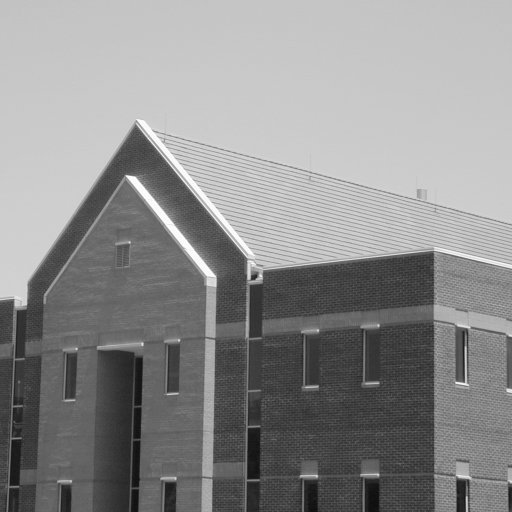
%> input picture tsbb08/labb7/lab7files/hus.tif, 512 x 512 px
$ octave MagnGradSobel.m   (GNU Octave 9; MATLAB toolbox functions it lacks are replaced by stand-ins)
%> lines starting %> are read from the running program, lines starting %| are printed output that depends on the picture; in (x1, y1, x2, y2) boxes, pixels count from 0 and x2, y2 are one past the last pixel; in counts of white or black regions, pixels touching at a corner belong together; the program's own positions count from 1
Im = double(imread('hus.tif'));
%> Im: size 512x512 double; min 12, max 253, mean 140.6; mean of the top-left, top-right, bottom-left and bottom-right quarters 181.6, 196.9, 93.1, 90.9

sobelx = [1 0 -1; 2 0 -2; 1 0 -1] /8;
Imsobelx = conv2(Im, sobelx, 'same');
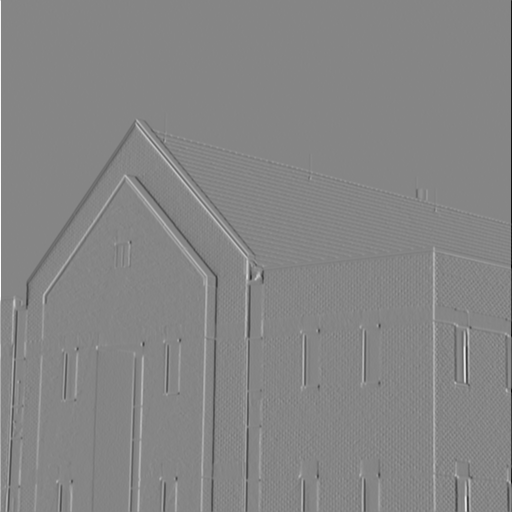
%> Imsobelx: size 512x512 double; min -115.8, max 105.1, mean 0; drawn with min black and max white
sobely = sobelx';
Imsobely = conv2(Im, sobely, 'same');
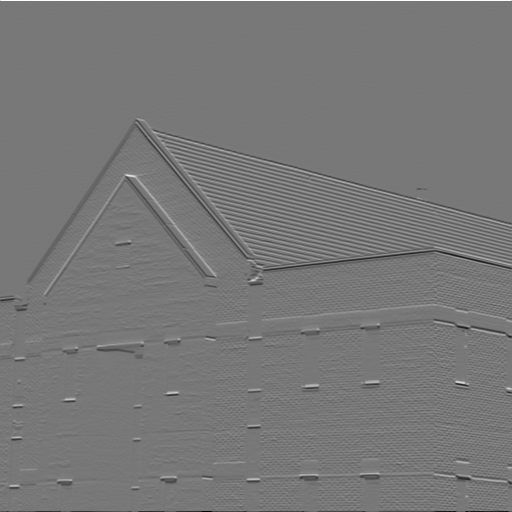
%> Imsobely: size 512x512 double; min -88.12, max 98.88, mean -0.1; drawn with min black and max white
Imgrad = sqrt(Imsobelx.^2+Imsobely.^2);
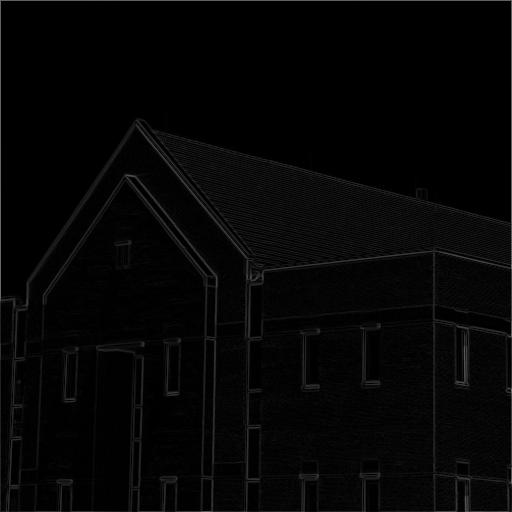
%> Imgrad: size 512x512 double; min 0, max 115.8, mean 5.5
maxv = max(Imgrad(:));
%> maxv = 115.8
binvect = [0:maxv/100:maxv];
%> binvect = 101 values from 0 to 115.8
histo = hist(Imgrad(:), binvect);
%> histo = 101 values, max 85872 at index 1, min 0 at index 93, mean 2595.5

%[cannyim1,T] = edge(Im,'canny');
T = 0.2;
cannyim2 = edge (Im, 'canny', [0.4*T T]);
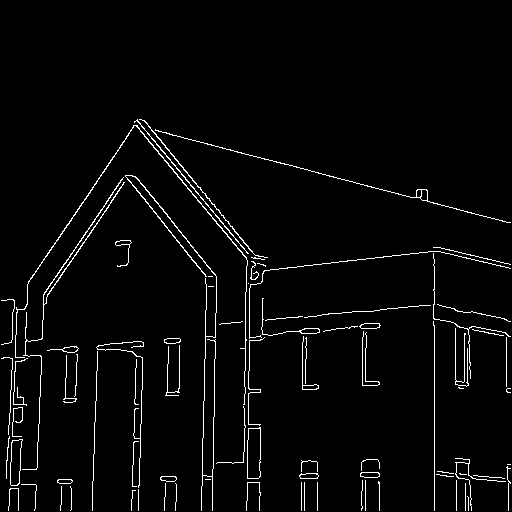
%> cannyim2: size 512x512 logical; 3% white in thin lines or dots, all inside (x1, y1, x2, y2) = (1, 119, 511, 511)
ImgradT = cannyim2;
%ImgradT = T(1) < Imgrad < T(2);
Imskel = bwmorph(ImgradT, 'skel', inf);
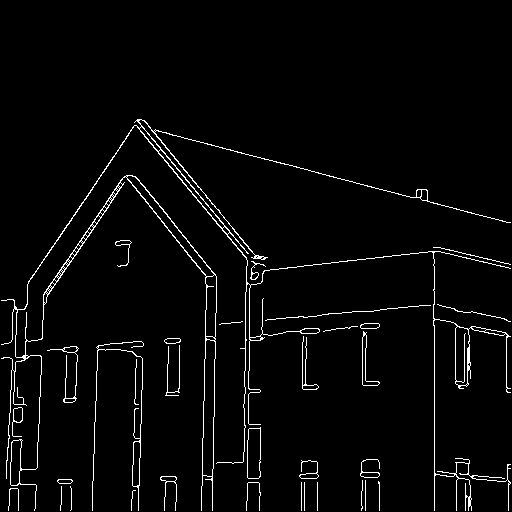
%> Imskel: size 512x512 logical; 3.1% white in thin lines or dots, all inside (x1, y1, x2, y2) = (1, 119, 511, 511)

figure(1)
colormap(gray(256))
subplot(2,2,1), imagesc(Im, [0 255])
axis image; axis off; title('image'); colorbar;
subplot(2,2,2), imagesc(Imgrad)
axis image; axis off; title('magngrad'); colorbar;
subplot(2,2,3), plot(binvect, histo, '.-b');
axis tight; title('histogram')
subplot(2,2,4), imagesc(ImgradT)
axis image; axis off; title('threshholded'); colorbar;
%> after `colorbar`:
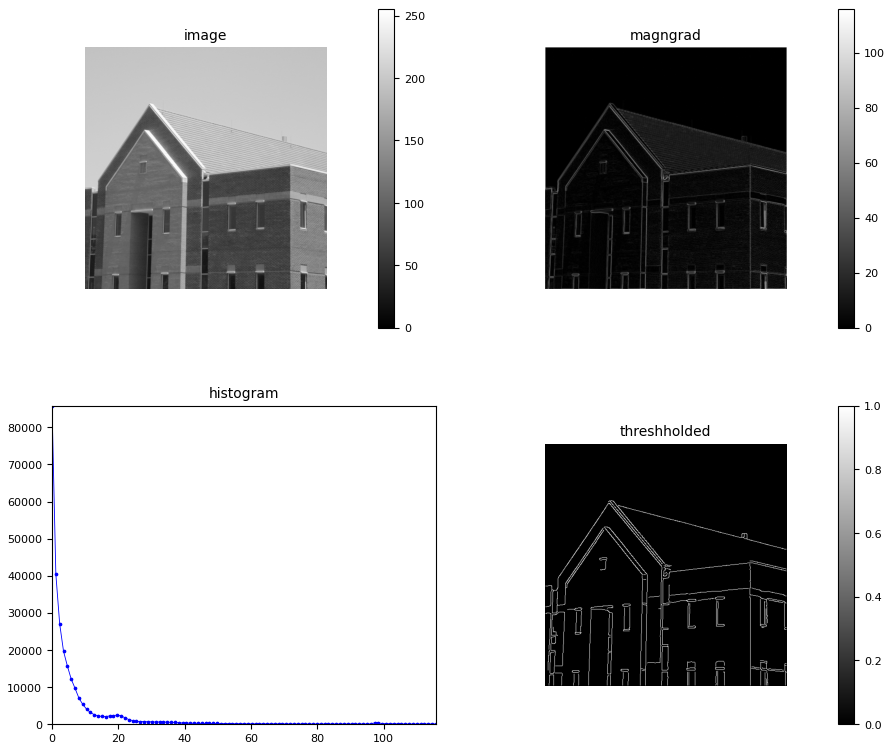
%> figure redrawn from the program's plot data, 4 panels

figure(2)
colormap(gray(256))
subplot(1,1,1), imagesc(Imskel)
axis image; axis off; title('skeleton'); colorbar;

$ run again, with tsbb08/labb7/lab7files/baboon256.tif copied over tsbb08/labb7/lab7files/hus.tif
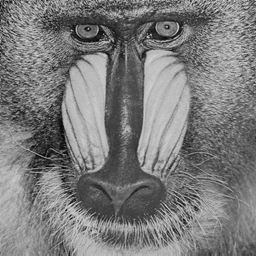
%> input picture tsbb08/labb7/lab7files/baboon256.tif, 256 x 256 px
%> maxv = 94.76
%> binvect = 101 values from 0 to 94.76
%> histo = 101 values, max 3196 at index 5, min 2 at index 101, mean 648.9
%> `cannyim2 = edge (Im, 'canny', [0.4*T T]);`:
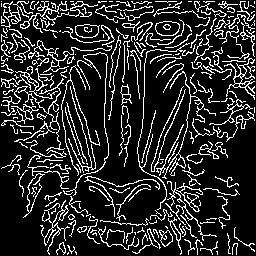
%> cannyim2: size 256x256 logical; 16.9% white in thin lines or dots
%> Imskel: size 256x256 logical; 18.6% white in thin lines or dots
%> `colorbar`:
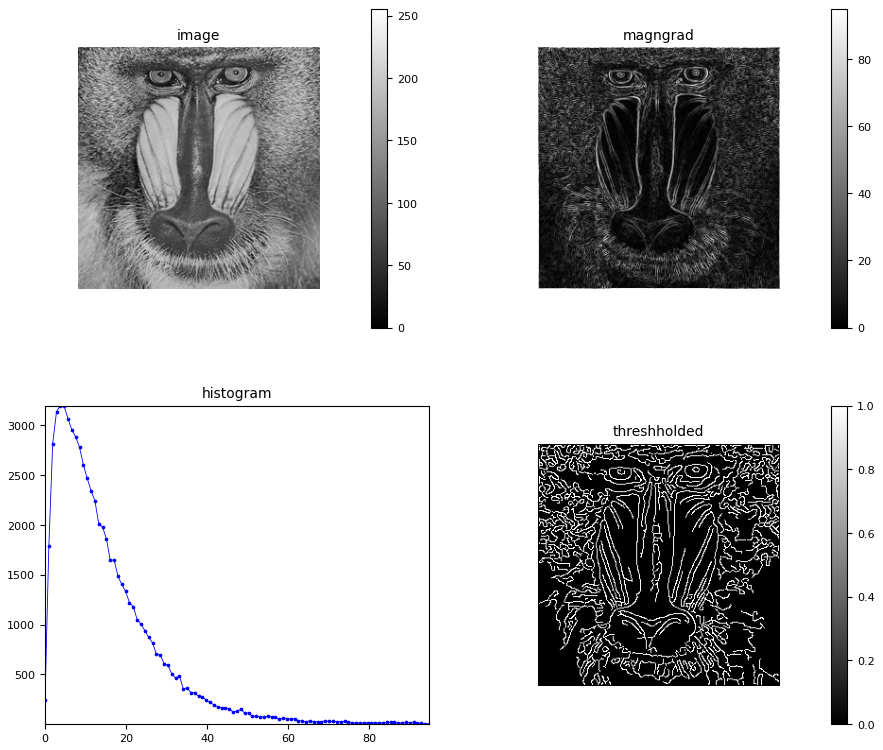
%> figure redrawn from the program's plot data, 4 panels
